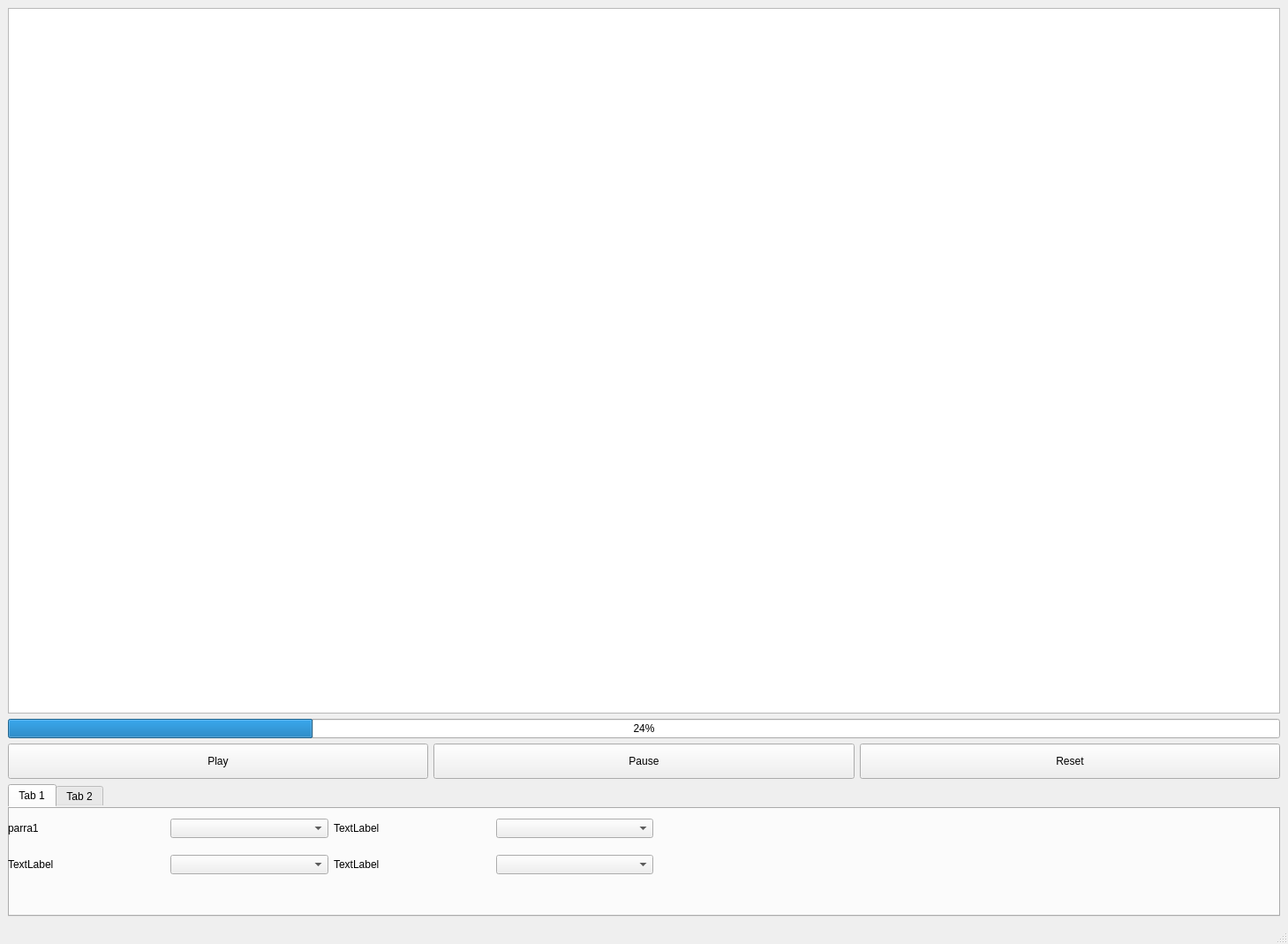
<?xml version="1.0" encoding="UTF-8"?>
<ui version="4.0">
 <class>MainWindow</class>
 <widget class="QMainWindow" name="MainWindow">
  <property name="geometry">
   <rect>
    <x>0</x>
    <y>0</y>
    <width>1459</width>
    <height>1069</height>
   </rect>
  </property>
  <property name="windowTitle">
   <string>MainWindow</string>
  </property>
  <property name="styleSheet">
   <string notr="true"/>
  </property>
  <widget class="QWidget" name="centralwidget">
   <property name="minimumSize">
    <size>
     <width>800</width>
     <height>0</height>
    </size>
   </property>
   <property name="maximumSize">
    <size>
     <width>5000</width>
     <height>5000</height>
    </size>
   </property>
   <layout class="QGridLayout" name="gridLayout_4">
    <item row="0" column="0">
     <layout class="QGridLayout" name="gridLayout_2">
      <item row="0" column="0">
       <widget class="GraphicsLayoutWidget" name="graphicsView">
        <property name="minimumSize">
         <size>
          <width>600</width>
          <height>600</height>
         </size>
        </property>
       </widget>
      </item>
      <item row="1" column="0">
       <widget class="QProgressBar" name="volumeBar">
        <property name="minimumSize">
         <size>
          <width>0</width>
          <height>20</height>
         </size>
        </property>
        <property name="styleSheet">
         <string notr="true"/>
        </property>
        <property name="value">
         <number>24</number>
        </property>
        <property name="textVisible">
         <bool>true</bool>
        </property>
        <property name="format">
         <string>%p%</string>
        </property>
       </widget>
      </item>
     </layout>
    </item>
    <item row="2" column="0">
     <layout class="QGridLayout" name="gridLayout_3">
      <item row="0" column="0">
       <widget class="QTabWidget" name="tabWidget">
        <property name="minimumSize">
         <size>
          <width>0</width>
          <height>150</height>
         </size>
        </property>
        <property name="maximumSize">
         <size>
          <width>5000</width>
          <height>150</height>
         </size>
        </property>
        <property name="styleSheet">
         <string notr="true">border-color: rgb(127, 147, 155);</string>
        </property>
        <property name="currentIndex">
         <number>0</number>
        </property>
        <widget class="QWidget" name="tab">
         <attribute name="title">
          <string>Tab 1</string>
         </attribute>
         <widget class="QWidget" name="gridLayoutWidget">
          <property name="geometry">
           <rect>
            <x>0</x>
            <y>0</y>
            <width>731</width>
            <height>91</height>
           </rect>
          </property>
          <layout class="QGridLayout" name="gridLayout">
           <item row="1" column="0">
            <widget class="QLabel" name="label">
             <property name="text">
              <string>parra1</string>
             </property>
            </widget>
           </item>
           <item row="1" column="1">
            <widget class="QComboBox" name="comboBox"/>
           </item>
           <item row="1" column="2">
            <widget class="QLabel" name="label_3">
             <property name="text">
              <string>TextLabel</string>
             </property>
            </widget>
           </item>
           <item row="2" column="1">
            <widget class="QComboBox" name="comboBox_2"/>
           </item>
           <item row="2" column="2">
            <widget class="QLabel" name="label_4">
             <property name="text">
              <string>TextLabel</string>
             </property>
            </widget>
           </item>
           <item row="2" column="0">
            <widget class="QLabel" name="label_2">
             <property name="text">
              <string>TextLabel</string>
             </property>
            </widget>
           </item>
           <item row="1" column="3">
            <widget class="QComboBox" name="comboBox_3"/>
           </item>
           <item row="2" column="3">
            <widget class="QComboBox" name="comboBox_4"/>
           </item>
          </layout>
         </widget>
        </widget>
        <widget class="QWidget" name="tab_2">
         <attribute name="title">
          <string>Tab 2</string>
         </attribute>
        </widget>
       </widget>
      </item>
     </layout>
    </item>
    <item row="1" column="0">
     <layout class="QHBoxLayout" name="playBar">
      <item>
       <widget class="QPushButton" name="playButton">
        <property name="minimumSize">
         <size>
          <width>0</width>
          <height>40</height>
         </size>
        </property>
        <property name="styleSheet">
         <string notr="true"/>
        </property>
        <property name="text">
         <string>Play</string>
        </property>
       </widget>
      </item>
      <item>
       <widget class="QPushButton" name="pauseButton">
        <property name="minimumSize">
         <size>
          <width>0</width>
          <height>40</height>
         </size>
        </property>
        <property name="styleSheet">
         <string notr="true"/>
        </property>
        <property name="text">
         <string>Pause</string>
        </property>
       </widget>
      </item>
      <item>
       <widget class="QPushButton" name="resetButton">
        <property name="minimumSize">
         <size>
          <width>0</width>
          <height>40</height>
         </size>
        </property>
        <property name="styleSheet">
         <string notr="true"/>
        </property>
        <property name="text">
         <string>Reset</string>
        </property>
       </widget>
      </item>
     </layout>
    </item>
   </layout>
  </widget>
  <widget class="QMenuBar" name="menubar">
   <property name="geometry">
    <rect>
     <x>0</x>
     <y>0</y>
     <width>1459</width>
     <height>25</height>
    </rect>
   </property>
  </widget>
  <widget class="QStatusBar" name="statusbar"/>
 </widget>
 <customwidgets>
  <customwidget>
   <class>GraphicsLayoutWidget</class>
   <extends>QGraphicsView</extends>
   <header location="global">pyqtgraph</header>
  </customwidget>
 </customwidgets>
 <resources/>
 <connections/>
</ui>
